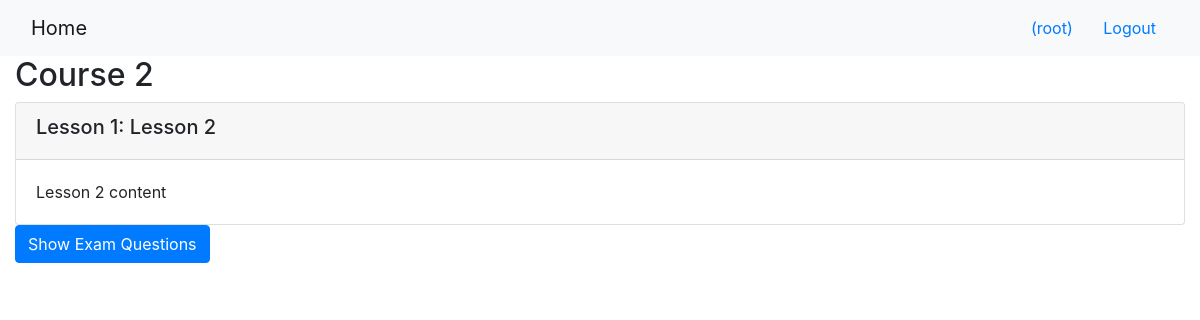
The app's page /onlinecourse/2/ (signed in), older data.
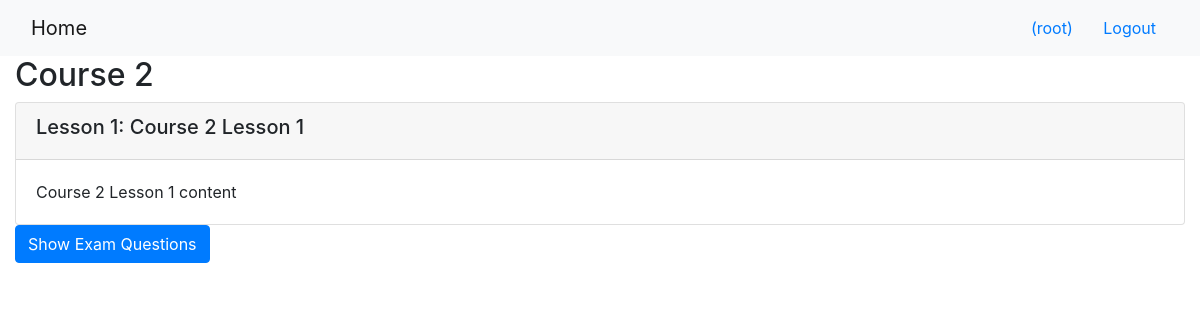
The same page, newer data.
### onlinecourse/models.py (models this page shows)
class Lesson(models.Model):
    title = models.CharField(max_length=200, default="title")
    order = models.IntegerField(default=0)
    course = models.ForeignKey(Course, on_delete=models.CASCADE)
    content = models.TextField()

### onlinecourse/views.py (the view)
# urls.py: path('<int:pk>/', views.CourseDetailView.as_view(), name='course_details'),
class CourseDetailView(generic.DetailView):
    model = Course
    template_name = 'onlinecourse/course_detail_bootstrap.html'

### onlinecourse/templates/onlinecourse/course_detail_bootstrap.html (shortened to what this page needs)
<!DOCTYPE html>
<html lang="en">
<head>
     {% load static %}
    <link rel="stylesheet" href="https://maxcdn.bootstrapcdn.com/bootstrap/4.5.2/css/bootstrap.min.css">
</head>
<body>
    <nav class="navbar navbar-light bg-light">
        <div class="container-fluid">
            <div class="navbar-header">
                  <a class="navbar-brand" href="{% url 'onlinecourse:index' %}">Home</a>
            </div>
            <ul class="nav navbar-nav navbar-right">
                {% if user.is_authenticated %}
                <li>
                    <a class="btn btn-link" href="#">{{ user.first_name }}({{ user.username }})</a>
                    <a class="btn btn-link" href="{% url 'onlinecourse:logout' %}">Logout</a>
                </li>
                {% endif %}
            </ul>
        </div>
    </nav>
    <div class="container-fluid">
            <h2>{{ course.name }}</h2>
            <div class="card-columns-vertical">
                {% for lesson in course.lesson_set.all %}
                    <div class="card mt-1">
                        <div class="card-header"><h5>Lesson {{lesson.order|add:1}}: {{lesson.title}}</h5></div>
                        <div class="card-body">{{lesson.content}}</div>
                    </div>
                {% endfor %}
            </div>
            {% if user.is_authenticated %}
            <button type="button" class="btn btn-primary" data-toggle="collapse" data-target="#exam">Show Exam Questions</button>
            {% endif %}
    </div>
</body>
</html>

Row changes from the older to the newer data that the page shows:
changed Lesson: title "Lesson 2" → "Course 2 Lesson 1"; content "Lesson 2 content" → "Course 2 Lesson 1 content"
